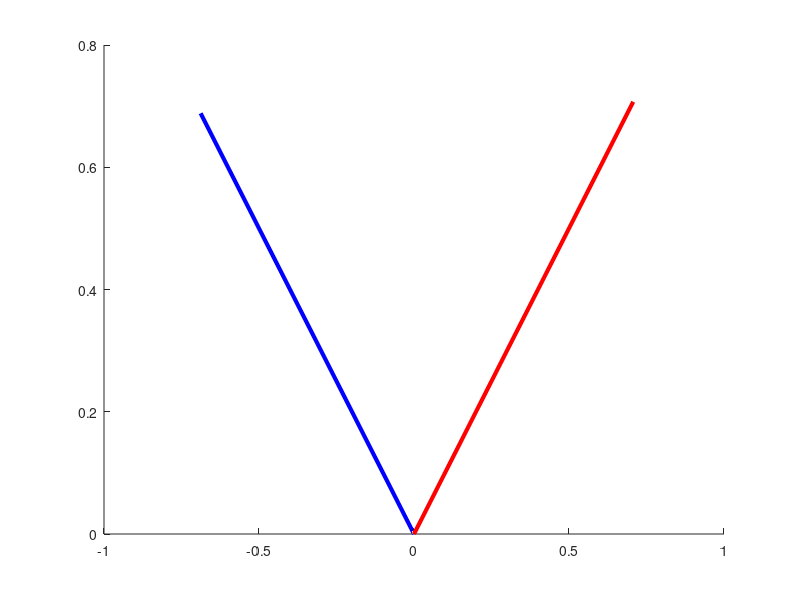

Write the MATLAB code that produced this figure.
% Show what happens when you have repeated eigen values, and how that can
% map to an eigen plane instead of a single eigen vector , for the related
% eigenvalue

% a matrix
A = [ 5 -1 0;
     -1  5 0;
     1/3 -1/3 4];
 
% get the eigen decompisition
[V,D] = eig(A);
% sort eigenvalues
[D, sort_idx] = sort(diag(D));
V = V(:,sort_idx);

% plot eigenvectors
figure(2),clf, hold on
plot3([0 V(1,1)],[0 V(2,1)], [0 V(3,1)],'k','linew',3)
plot3([0 V(1,2)],[0 V(2,2)], [0 V(3,2)],'r','linew',3)
plot3([0 V(1,3)],[0 V(2,3)], [0 V(3,3)],'b','linew',3)
